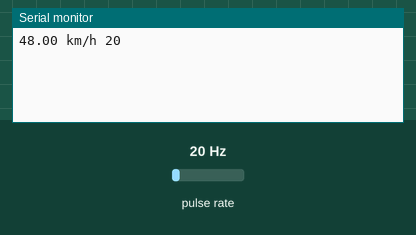
Bench run of a sketch on a simulated Arduino Uno, built with avr-gcc and run on an emulated ATmega328P. On the bench: the last lines printed to the serial monitor. Wiring (inferred from the names in the program): pulse sensor: data pin 2. Inputs (shaded band) come from the test bench; at power-on: pulse rate 20 Hz.

Above: at 1.2 s.
1.3 s: pulse rate (sensor on pin 2) set to 4 Hz
At 2.6 s:
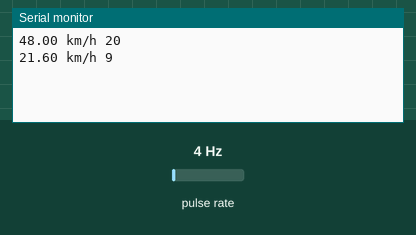
2.8 s: pulse rate (sensor on pin 2) set to 50 Hz
At 3.8 s:
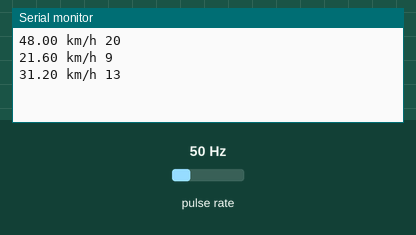
Timing chart, 0 to 5.8 s (numbered marks = the images above; inputs shaded):
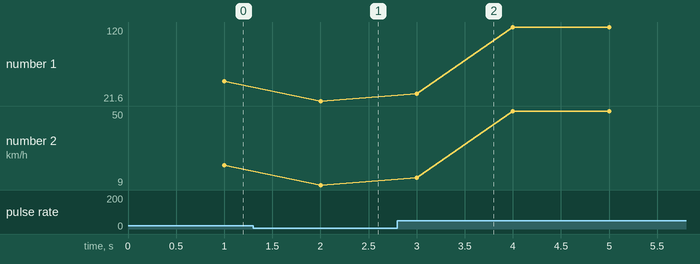

The sketch:

wind_speed_sn80422_v2.ino
```cpp
int nb_basc_speed = 0;
unsigned lastTimeMesure = 0, curTimeMesure;
float WIND_SPEED = 0.0;
unsigned int WIND_SPEED_PIN = 2;

void setup() {
  Serial.begin(9600);
  pinMode(2, INPUT);
  attachInterrupt(0, calculateWindSpeed, FALLING);

}

void loop() {
  /*Serial.print("vitesse: ");
  Serial.print(getWindSpeed(10000));
  Serial.print(" km/h ");*/
  getWindSpeed(1000);

}


void calculateWindSpeed(){
  nb_basc_speed++;
  //Serial.println(nb_basc_speed);
}


/*
 * Calcul la vitesse du vent
 */
float getWindSpeed(int interval){
    curTimeMesure = millis();
    if((curTimeMesure-lastTimeMesure) < interval){
       return WIND_SPEED;
    }
    else{
      float vitesse = nb_basc_speed*2.4/(interval/1000);
      Serial.print(vitesse);
    Serial.print(" km/h ");
      Serial.println(nb_basc_speed);
      nb_basc_speed = 0;
      lastTimeMesure = curTimeMesure;
      WIND_SPEED = vitesse;
      return vitesse;
    }
}
```

Measured:
- after the input at 1.3 s, the serial monitor: prints a new line after 0.70 s (image 1)
- after the input at 2.8 s, the serial monitor: prints a new line after 0.20 s (image 2)
- plotted number 1: 48 → 21.6 after the input at 1.3 s, 21.6 → 120 after the input at 2.8 s
- plotted number 2: 20 → 9 after the input at 1.3 s, 9 → 50 after the input at 2.8 s
